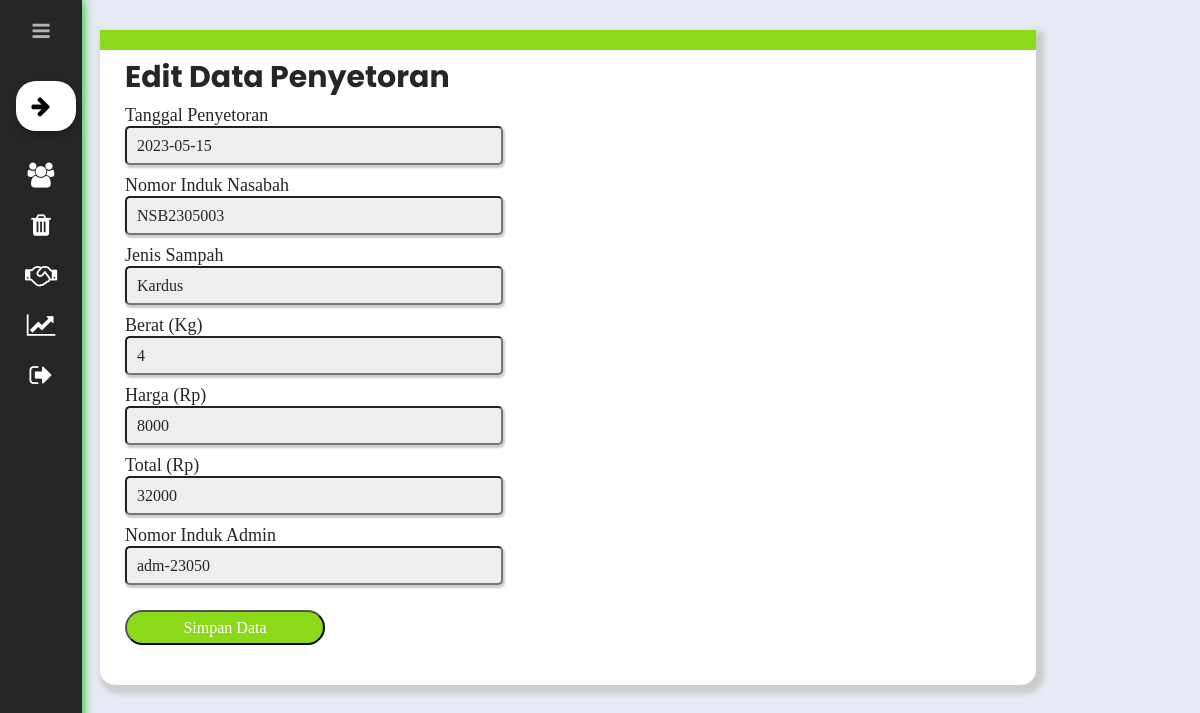
The app's page /view/dashboard.php?page=edit-setor&id=1 (signed in) with its own data.
### tables this page shows
CREATE TABLE `setor` (
  `id_setor` int(5) NOT NULL,
  `tanggal_setor` date NOT NULL,
  `nin` varchar(10) NOT NULL,
  `jenis_sampah` varchar(15) NOT NULL,
  `berat` int(4) NOT NULL,
  `harga` int(6) NOT NULL,
  `total` int(8) NOT NULL,
  `nia` varchar(9) NOT NULL
);

### system/models/transaksi-setor/edit-setor.php (the view, shortened to what this page needs)
<?php
  require_once("../system/config/koneksi.php");
?>
<html>
<head>
  <link rel="stylesheet" type="text/css" href="../asset/library/datepicker/css/jquery.datepick.css">
</head>
<body>
     <h2 style="font-size: 30px; color: #262626;">Edit Data Penyetoran</h2>
     <?php if(isset($_GET['id'])){$id=$_GET['id']; ?>
     <?php
        $cek = mysqli_query($conn, "SELECT * FROM setor WHERE id_setor='".$_GET['id']."'");
        $row = mysqli_fetch_array($cek);
      ?>
     <form action="" method="post">
        <div class="form-group">
        <label class="">Tanggal Penyetoran</label>
        <input type="text" id="date" name="tanggal_setor" value="<?php echo $row['tanggal_setor'] ?> "/>
        </div>
        <div class="form-group">
        <label class="">Nomor Induk Nasabah</label>
        <input type="text" name="nin"style="cursor: not-allowed;" value="<?php echo $row['nin'] ?>" required/>
        </div>
        <div class="form-group">
        <label class="">Jenis Sampah</label>
        <input type="text" name="jenis_sampah" value="<?php echo $row['jenis_sampah'] ?>" required/>
        </div>
        <div class="form-group">
        <label class="">Berat (Kg)</label>
        <input type="text" name="berat" value="<?php echo $row['berat'] ?>" required/>
        </div>
        <div class="form-group">
        <label class="">Harga (Rp)</label>
        <input type="text" name="harga" value="<?php echo $row['harga'] ?>" required/>
        </div>
        <div class="form-group">
        <label class="">Total (Rp)</label>
        <input type="text"  name="total" value="<?php echo $row['total'] ?>"/>
        </div>
        <div class="form-group">
        <label class="">Nomor Induk Admin</label>
        <input type="text"  name="nia" value="<?php echo $row['nia'] ?>"/>
        </div>
        <input class="button" type="submit" name="simpan" value="Simpan Data" />
    </form>
<?php } ?>
</body>
</html>

### asset/internal/css/styleDashboard.css (style rules this page uses)
* { font-family: "Poppins", sans-serif; margin: 0; padding: 0; }
body { position: relative; min-height: 100vh; width: 100%; background: #e7e9f5; }
:root { --bg-primary: #262626; --btn-primary: #abfc35; --btn-secondary: #9be729; --bg-default: #ffffff; }

### system/models/transaksi-setor/edit-setor.php (style rules this page uses)
label { font-family: Montserrat; font-size: 18px; display: block; color: #262626; }
input[type=text], input[type=password] { border-radius: 5px; width: 40%; height: 35px; background: #eee; padding: 0 10px; box-shadow: 1px 2px 2px 1px #ccc; color: #262626; }
input[type=submit] { height: 35px; width: 200px; background: #8cd91a; border-radius: 20px; color: #fff; margin-top: 20px; cursor: pointer; }
input { font-family: Montserrat; font-size: 16px; }
.form-group { padding: 5px 0; }

### records on screen
setor: tanggal_setor "2023-05-15", nin "NSB2305003", jenis_sampah "Kardus", berat "4", harga "8000", total "32000", nia "adm-23050"
